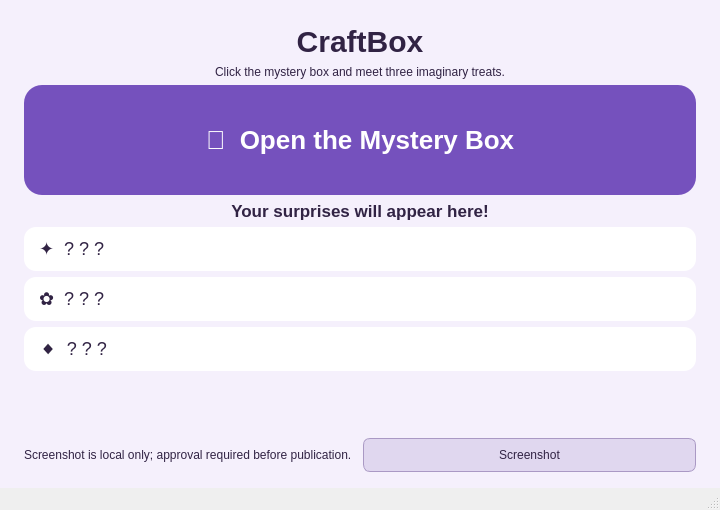
<?xml version="1.0" encoding="UTF-8"?>
<ui version="4.0">
 <class>MainWindow</class>
 <widget class="QMainWindow" name="MainWindow">
  <property name="geometry"><rect><x>0</x><y>0</y><width>720</width><height>510</height></rect></property>
  <property name="windowTitle"><string>CraftBox | Three Make-Believe Candies</string></property>
  <widget class="QWidget" name="centralwidget">
   <property name="styleSheet"><string notr="true">QWidget#centralwidget { background: #f5f0fc; } QLabel { color: #312344; } QPushButton#openButton { background: #7551bd; color: white; border-radius: 18px; font-size: 26px; font-weight: bold; padding: 28px; } QPushButton#openButton:hover { background: #5a37a4; } QPushButton#screenshotButton { background: #e0d7ef; border: 1px solid #aa99c4; border-radius: 7px; padding: 9px; color: #312344; } QLabel#candyOne, QLabel#candyTwo, QLabel#candyThree { background: white; border-radius: 12px; padding: 11px; font-size: 18px; }</string></property>
   <layout class="QVBoxLayout" name="verticalLayout">
    <property name="leftMargin"><number>24</number></property>
    <property name="topMargin"><number>24</number></property>
    <property name="rightMargin"><number>24</number></property>
    <property name="bottomMargin"><number>16</number></property>
    <item><widget class="QLabel" name="titleLabel"><property name="text"><string>CraftBox</string></property><property name="alignment"><set>Qt::AlignCenter</set></property><property name="styleSheet"><string notr="true">font-size: 30px; font-weight: bold;</string></property></widget></item>
    <item><widget class="QLabel" name="introLabel"><property name="text"><string>Click the mystery box and meet three imaginary treats.</string></property><property name="alignment"><set>Qt::AlignCenter</set></property></widget></item>
    <item><widget class="QPushButton" name="openButton"><property name="text"><string>🎁  Open the Mystery Box</string></property><property name="minimumSize"><size><width>0</width><height>110</height></size></property></widget></item>
    <item><widget class="QLabel" name="resultHeading"><property name="text"><string>Your surprises will appear here!</string></property><property name="alignment"><set>Qt::AlignCenter</set></property><property name="styleSheet"><string notr="true">font-size: 17px; font-weight: bold;</string></property></widget></item>
    <item><widget class="QLabel" name="candyOne"><property name="text"><string>✦  ? ? ?</string></property></widget></item>
    <item><widget class="QLabel" name="candyTwo"><property name="text"><string>✿  ? ? ?</string></property></widget></item>
    <item><widget class="QLabel" name="candyThree"><property name="text"><string>◆  ? ? ?</string></property></widget></item>
    <item><spacer name="verticalSpacer"><property name="orientation"><enum>Qt::Vertical</enum></property><property name="sizeHint" stdset="0"><size><width>20</width><height>12</height></size></property></spacer></item>
    <item><layout class="QHBoxLayout" name="bottomLayout"><item><widget class="QLabel" name="captureNote"><property name="text"><string>Screenshot is local only; approval required before publication.</string></property></widget></item><item><widget class="QPushButton" name="screenshotButton"><property name="text"><string>Screenshot</string></property></widget></item></layout></item>
   </layout>
  </widget>
  <widget class="QStatusBar" name="statusbar"/>
 </widget>
 <resources/><connections/>
</ui>
